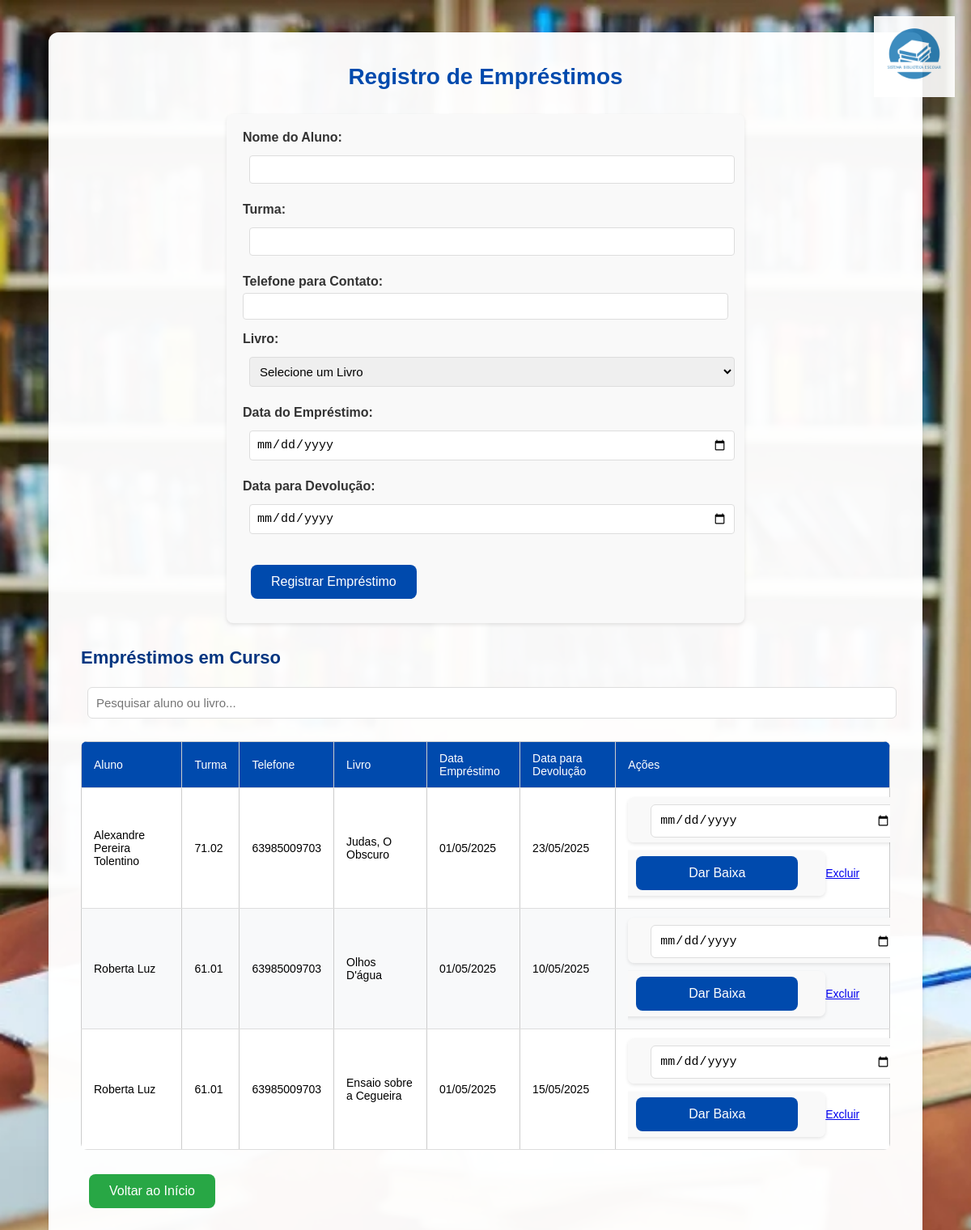
/emprestimos (signed in), run on the app's committed database.
### tables this page shows
CREATE TABLE emprestimos (
    id INTEGER PRIMARY KEY AUTOINCREMENT,
    aluno TEXT NOT NULL,
    turma TEXT NOT NULL,
    telefone TEXT,
    livro_id INTEGER NOT NULL,
    data_emprestimo DATE NOT NULL,
    data_devolucao DATE NOT NULL,
    data_devolvido DATE,
    escola_id INTEGER NOT NULL,
    FOREIGN KEY (livro_id) REFERENCES livros (id),
    FOREIGN KEY (escola_id) REFERENCES escolas(id)
);

CREATE TABLE livros (
    id INTEGER PRIMARY KEY AUTOINCREMENT,
    titulo TEXT NOT NULL,
    autor TEXT NOT NULL,
    editora TEXT,
    ano TEXT,
    categoria TEXT,
    quantidade INTEGER DEFAULT 0,
    localizacao TEXT,
    codigo_interno TEXT,
    observacoes TEXT,
    disponivel INTEGER DEFAULT 1,
    escola_id INTEGER NOT NULL,
    FOREIGN KEY (escola_id) REFERENCES escolas(id)
);

### app.py (the view, shortened to what this page needs)
@app.route('/emprestimos', methods=['GET', 'POST'])
def emprestimos():
    if 'usuario_cpf' not in session:
        return redirect(url_for('login'))
    conn = get_db_connection()
    if session.get('tipo_usuario') == 'super_admin':
        emprestimos = conn.execute('''
            SELECT e.*, l.titulo as livro_titulo, es.nome as escola_nome
            FROM emprestimos e
            JOIN livros l ON e.livro_id = l.id
            JOIN escolas es ON e.escola_id = es.id
            WHERE e.data_devolvido IS NULL
            ORDER BY e.data_emprestimo DESC
        ''').fetchall()
    if session.get('tipo_usuario') == 'super_admin':
        livros = conn.execute('''
            SELECT l.*, es.nome as escola_nome
            FROM livros l
            JOIN escolas es ON l.escola_id = es.id
            WHERE l.disponivel = 1
        ''').fetchall()
    conn.close()
    return render_template('emprestimos.html', emprestimos=emprestimos, livros=livros, usuario_cpf=session['usuario_cpf'])

### app.py (called while the page is built)
def get_db_connection():
    conn = sqlite3.connect('database.db')
    conn.row_factory = sqlite3.Row
    return conn

### templates/emprestimos.html (shortened to what this page needs)
<!DOCTYPE html>
<html lang="pt-br">
<head>
    <link rel="stylesheet" href="{{ url_for('static', filename='style.css') }}">
</head>
<body>
    <div class="logo-container">
        <img src="{{ url_for('static', filename='logosbe.png') }}" alt="Logo Sistema Biblioteca Escolar">
    </div>
    <div class="container">
        <h1>Registro de Empréstimos</h1>
        <form method="POST" id="formEmprestimo">
            <div class="form-group">
                <label for="aluno">Nome do Aluno:</label>
                <input type="text" id="aluno" name="aluno" required>
            </div>
            <div class="form-group">
                <label for="turma">Turma:</label>
                <input type="text" id="turma" name="turma" required>
            </div>
            <div class="form-group">
                <label for="telefone">Telefone para Contato:</label>
                <input type="tel" id="telefone" name="telefone">
            </div>
            <div class="form-group">
                <label for="livro_id">Livro:</label>
                <select id="livro_id" name="livro_id" required>
                    <option value="">Selecione um Livro</option>
                </select>
            </div>
            <div class="form-group">
                <label for="data_emprestimo">Data do Empréstimo:</label>
                <input type="date" id="data_emprestimo" name="data_emprestimo" required>
            </div>
            <div class="form-group">
                <label for="data_devolucao">Data para Devolução:</label>
                <input type="date" id="data_devolucao" name="data_devolucao" required>
            </div>
            <button class="main-button" type="submit">Registrar Empréstimo</button>
        </form>
        <h2>Empréstimos em Curso</h2>
        <input type="text" id="searchEmprestimo" placeholder="Pesquisar aluno ou livro..." class="search-bar" onkeyup="filtrarEmprestimos()">
        {% if emprestimos %}
        <table>
            <thead>
                <tr>
                    <th>Aluno</th>
                    <th>Turma</th>
                    <th>Telefone</th>
                    <th>Livro</th>
                    <th>Data Empréstimo</th>
                    <th>Data para Devolução</th>
                    <th>Ações</th>
                </tr>
            </thead>
            <tbody>
                {% for e in emprestimos %}
                <tr>
                    <td>{{ e.aluno }}</td>
                    <td>{{ e.turma }}</td>
                    <td>{{ e.telefone }}</td>
                    <td>{{ e.livro_titulo }}</td>
                    <td class="data">{{ e.data_emprestimo }}</td>
                    <td class="data">{{ e.data_devolucao }}</td>
                    <td>
                        <form method="POST" action="{{ url_for('baixar_emprestimo', id=e.id) }}" style="display:inline;" class="form-devolucao">
                            <input type="date" name="data_devolvido" class="data-input" required>
                            <button type="submit" class="main-button">Dar Baixa</button>
                        </form>
                        <a href="{{ url_for('excluir_emprestimo', id=e.id) }}" class="delete-button">Excluir</a>
                    </td>
                </tr>
                {% endfor %}
            </tbody>
        </table>
        {% else %}
        <p class="empty-message">Nenhum empréstimo registrado ainda.</p>
        {% endif %}
        <div class="back-container">
            <a href="{{ url_for('index') }}" class="back-button">Voltar ao Início</a>
        </div>
    </div>
</body>
</html>

### static/style.css (style rules this page uses)
body { margin: 0; padding: 0; min-height: 100vh; font-family: Arial, sans-serif; background: url('../static/livro.png.png') no-repeat center center fixed; background-size: cover; display: flex; flex-direction: column; align-items: center; }
.container { background-color: rgba(255, 255, 255, 0.97); padding: 40px; border-radius: 12px; box-shadow: 0 4px 6px rgba(0, 0, 0, 0.1); width: 90%; max-width: 1000px; margin: 40px auto; position: relative; padding-top: 20px; }
.main-button { display: inline-block; padding: 10px 20px; background-color: #004aad; color: white; text-decoration: none; border-radius: 4px; transition: background-color 0.2s; border: none; cursor: pointer; }
.back-button { display: inline-block; padding: 8px 16px; background-color: #28a745; color: white; text-decoration: none; border-radius: 4px; transition: background-color 0.2s; margin-top: 20px; }
table { width: 100%; border-collapse: collapse; margin: 20px 0; background-color: white; }
th, td { padding: 12px; text-align: left; border-bottom: 1px solid #ddd; }
th { background-color: #004aad; color: white; }
tr:nth-child(even) { background-color: #f8f9fa; }
input[type="text"], input[type="password"], input[type="date"] { padding: 8px; border: 1px solid #ddd; border-radius: 4px; width: 100%; box-sizing: border-box; margin-bottom: 10px; }
label { display: block; margin-bottom: 5px; color: #333; }
h1 { font-size: 2rem; margin-bottom: 20px; color: #004aad; }
h2 { font-size: 1.5rem; margin: 30px 0 20px; color: #003580; }
input[type="text"], input[type="date"], select { padding: 10px; margin: 8px; width: 250px; border-radius: 6px; border: 1px solid #ccc; font-size: 15px; }
button, .register-button { padding: 10px 18px; margin: 8px; font-size: 15px; border: none; border-radius: 6px; background-color: #004aad; color: white; cursor: pointer; }
.main-button { padding: 12px 25px; margin: 10px; font-size: 16px; background-color: #004aad; color: white; border: none; border-radius: 8px; cursor: pointer; transition: background 0.3s; }
.back-button { padding: 12px 25px; margin: 10px auto; font-size: 16px; background-color: #28a745; color: white; border: none; border-radius: 8px; cursor: pointer; display: inline-block; text-decoration: none; }
table { width: 100%; border-collapse: collapse; margin-top: 20px; }
th, td { padding: 12px 8px; text-align: center; border: 1px solid #ccc; font-size: 14px; }
th { background-color: #003580; color: white; }
.search-bar { margin-top: 10px; padding: 8px; width: 280px; border-radius: 6px; border: 1px solid #ccc; font-size: 15px; }
a.main-button, a.back-button { display: inline-block; padding: 12px 25px; margin: 10px; font-size: 16px; background-color: #004aad; color: white; border: none; border-radius: 8px; cursor: pointer; text-decoration: none; text-align: center; transition: background 0.3s; }
a.back-button { background-color: #28a745; }
.main-button { padding: 12px 25px; font-size: 16px; background-color: #004aad; color: white; border: none; border-radius: 8px; cursor: pointer; text-decoration: none; transition: background-color 0.3s; min-width: 200px; text-align: center; }
.back-button { padding: 10px 20px; font-size: 16px; background-color: #28a745; color: white; border: none; border-radius: 8px; cursor: pointer; text-decoration: none; transition: background-color 0.3s; display: inline-block; }
table { width: 100%; border-collapse: collapse; margin: 20px 0; background-color: white; border-radius: 8px; overflow: hidden; }
th, td { padding: 12px 15px; text-align: left; border-bottom: 1px solid #ddd; }
th { background-color: #004aad; color: white; font-weight: 500; }
input[type="text"], input[type="password"], input[type="date"], select { width: 100%; padding: 10px; border: 1px solid #ddd; border-radius: 6px; font-size: 15px; box-sizing: border-box; }
h1 { color: #004aad; margin-bottom: 30px; text-align: center; font-size: 28px; }
h2 { color: #003580; margin: 25px 0 15px; font-size: 22px; }
.logo-container { position: fixed; top: 20px; right: 20px; z-index: 1000; }
.logo-container img { width: 100px; height: auto; opacity: 0.9; }

### data on the page
emprestimos: aluno "Alexandre Pereira Tolentino", turma "71.02", telefone "63985009703", livro_titulo "Judas, O Obscuro"
emprestimos: aluno "Roberta Luz", turma "61.01", telefone "63985009703", livro_titulo "Olhos D'água"
emprestimos: aluno "Roberta Luz", turma "61.01", telefone "63985009703", livro_titulo "Ensaio sobre a Cegueira"
